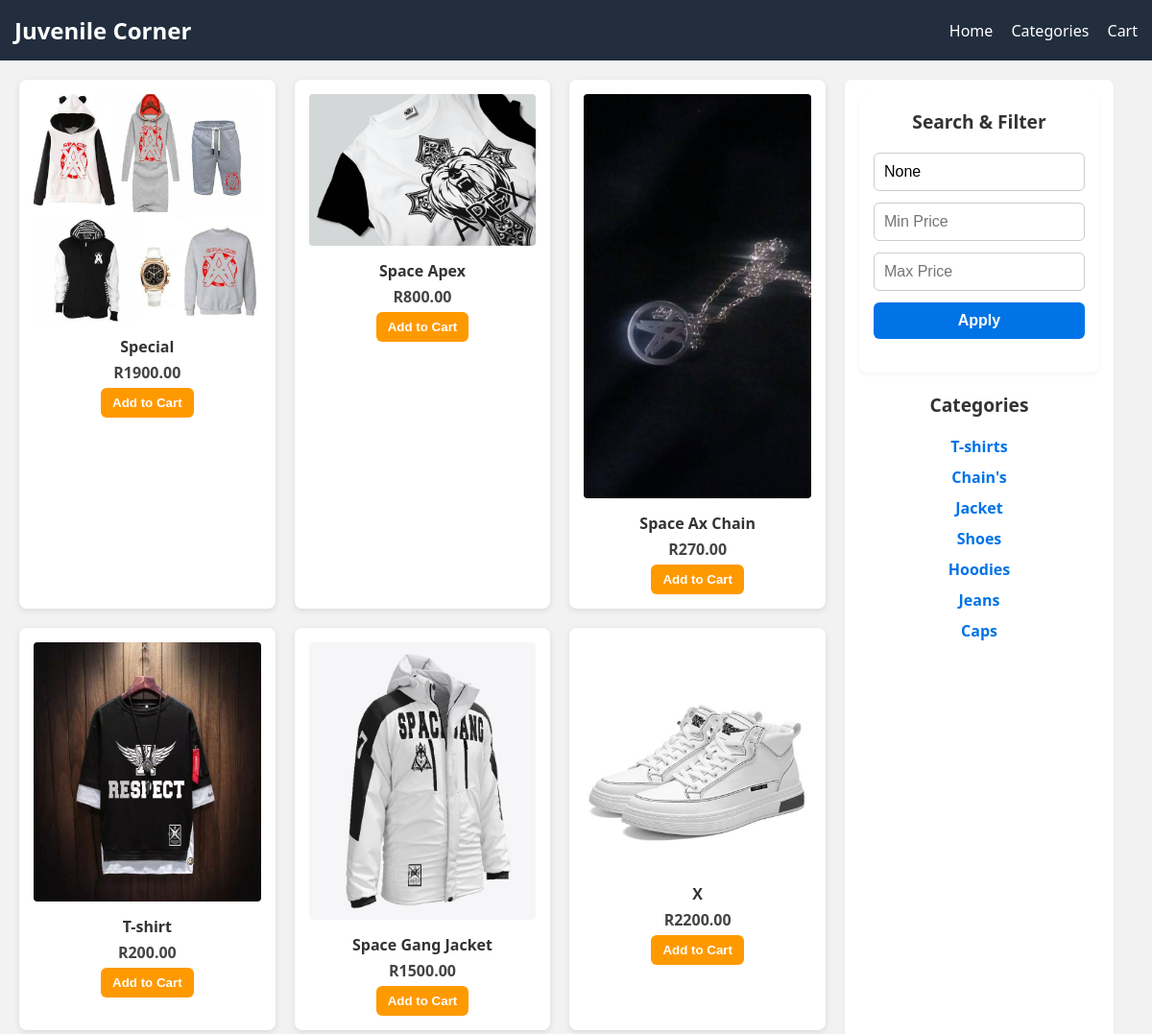
Before: / (upper part) with the older database file.
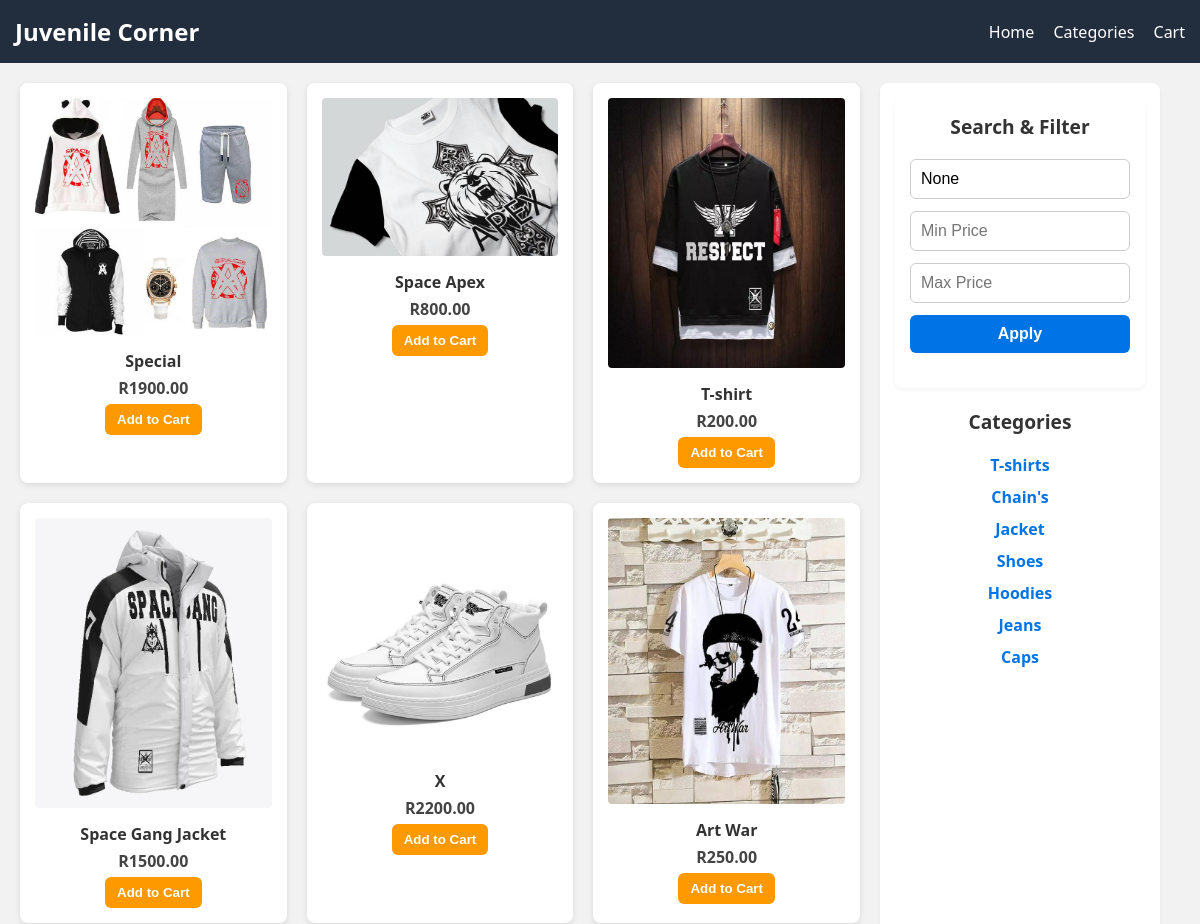
After: the same page with the newer database file.
### store/models.py (models this page shows, shortened)
class Category(models.Model):
    name = models.CharField(max_length=100)

class Product(models.Model):
    name = models.CharField(max_length=100)
    price = models.DecimalField(max_digits=7, decimal_places=2)
    category = models.ForeignKey(Category, on_delete=models.CASCADE)
    description = models.TextField(blank=True, null=True)
    image = models.ImageField(upload_to='product_images/', blank=True, null=True)  # ✅ Add this
    created_at = models.DateTimeField(auto_now_add=True)  # ✅ Timestamp for creation
    updated_at = models.DateTimeField(auto_now=True)      # ✅ Timestamp for updates

### store/views.py (the view)
# urls.py: path('', views.product_list, name='product_list'),
def product_list(request):
    query = request.GET.get('q')
    min_price = request.GET.get('min_price')
    max_price = request.GET.get('max_price')
    products = Product.objects.all()
    categories = Category.objects.all()
    if query:
        products = products.filter(
            Q(name__icontains=query) |
            Q(category__name__icontains=query)
        )
    if min_price:
        products = products.filter(price__gte=min_price)
    if max_price:
        products = products.filter(price__lte=max_price)
    return render(request, 'store/product_list.html', {
        'products': products,
        'categories': categories,
        'query': query,
        'min_price': min_price,
        'max_price': max_price
    })

### store/templates/store/product_list.html (shortened to what this page needs)
<!DOCTYPE html>
<html lang="en">
<head>
  {% load static %}
</head>
<body>
  <header class="header">
    <div class="logo">Juvenile Corner</div>
    <nav class="nav">
      <a href="#">Home</a>
      <a href="#">Categories</a>
      <a href="{% url 'view_cart' %}">Cart</a>
    </nav>
  </header>
  <main class="main">
    <aside class="sidebar">
      <div class="filter-box">
  <h3>Search & Filter</h3>
  <form method="GET" class="filter-form">
    <input type="text" name="q" placeholder="Search..." value="{{ query }}">
    <input type="number" name="min_price" placeholder="Min Price" value="{{ min_price }}">
    <input type="number" name="max_price" placeholder="Max Price" value="{{ max_price }}">
    <button type="submit">Apply</button>
  </form>
</div>
<h3>Categories</h3>
<ul>
  {% for category in categories %}
    <li><a href="{% url 'products_by_category' category.id %}">{{ category.name }}</a></li>
  {% endfor %}
</ul>
    </aside>
    <section class="products">
      {% for product in products %}
        <div class="card">
          {% if product.image %}
            <img src="{{ product.image.url }}" alt="{{ product.name }}">
          {% else %}
            <div class="placeholder">No Image</div>
          {% endif %}
          <h4>{{ product.name }}</h4>
          <p>R{{ product.price }}</p>
          <a href="{% url 'add_to_cart' product.id %}">
            <button>Add to Cart</button>
          </a>
        </div>
      {% endfor %}
    </section>
  </main>
</body>
</html>

### store/templates/store/product_list.html (style rules this page uses)
body { margin: 0; font-family: 'Segoe UI', sans-serif; background-color: #f2f2f2; }
.header { background-color: #222e3e; color: white; padding: 15px; display: flex; justify-content: space-between; align-items: center; }
.logo { font-size: 1.5em; font-weight: bold; }
.nav a { color: white; margin-left: 15px; text-decoration: none; font-weight: 500; }
.main { display: flex; flex-direction: row-reverse; gap: 20px; flex-wrap: wrap; padding: 20px; }
.sidebar { width: 100%; max-width: 250px; margin-right: 20px; background-color: white; padding: 15px; border-radius: 8px; box-shadow: 0 2px 4px rgba(0,0,0,0.05); }
.sidebar h3 { margin-top: 0; font-size: 1.2em; color: #333; text-align: center; }
.filter-box { background-color: #fff; padding: 15px; border-radius: 8px; box-shadow: 0 2px 4px rgba(0,0,0,0.05); margin-bottom: 20px; width: 100%; box-sizing: border-box; }
.filter-form { display: flex; flex-direction: column; align-items: stretch; gap: 12px; margin-bottom: 20px; }
.filter-form input, .filter-form button { padding: 10px; font-size: 1rem; border-radius: 6px; border: 1px solid #ccc; width: 100%; box-sizing: border-box; }
.filter-form button { background-color: #0073e6; color: white; font-weight: bold; border: none; cursor: pointer; }
.sidebar ul { list-style: none; padding: 0; text-align: center; }
.sidebar li { margin-bottom: 10px; }
.sidebar a { text-decoration: none; color: #0073e6; font-weight: bold; }
.products { flex: 1; display: grid; grid-template-columns: repeat(auto-fill, minmax(220px, 1fr)); gap: 20px; }
.card { background-color: white; padding: 15px; border-radius: 8px; box-shadow: 0 2px 6px rgba(0,0,0,0.1); text-align: center; position: relative; }
.card img { max-width: 100%; height: auto; border-radius: 4px; margin-bottom: 10px; }
.card h4 { margin: 0; font-size: 1em; color: #333; }
.card p { margin: 5px 0; font-weight: bold; color: #444; }
.card button { background-color: #ff9900; color: white; border: none; padding: 8px 12px; border-radius: 6px; font-weight: bold; cursor: pointer; }

Changed rows visible on the page:
removed Product: image (picture), name "Space Ax Chain", price "270.00"
now on this page (row unchanged): Product: image (picture), name "Art War", price "250.00"
